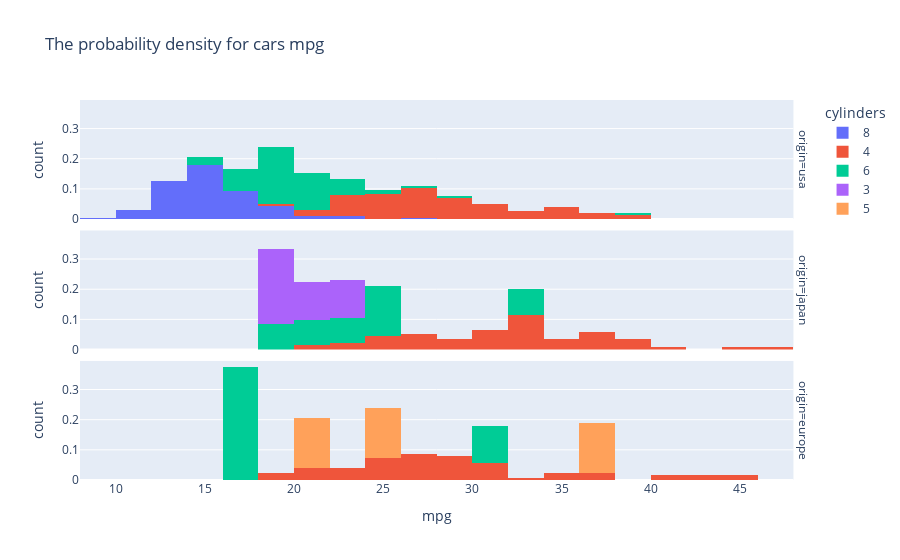

Notebook source saved alongside this figure:
### Markdown cell above
Histogram with probability of cars and fuel concumption:

### Code cell
fig_hist_4 = px.histogram(data_frame = data,
             x ='mpg',
             histnorm = 'probability density',
             nbins = 25,
             title = 'The probability density for cars mpg',
             facet_row = 'origin',
             color = 'cylinders')
fig_hist_4.show()

### Figure 1 — Plotly figure (JSON) as saved in the notebook; plotly's stock layout.template omitted (floating-point values rounded to 4 significant figures)
{"data": [{"alignmentgroup": "True", "bingroup": "x", "histnorm": "probability density", "hovertemplate": "cylinders=8<br>origin=usa<br>mpg=%{x}<br>count=%{y}<extra></extra>", "legendgroup": "8", "marker": {"color": "#636efa"}, "name": "8", "nbinsx": 25, "offsetgroup": "8", "orientation": "v", "showlegend": true, "type": "histogram", "x": [18, 15, 18, 16, 17, 15, 14, 14, 14, 15, 15, 14, 15, 14, 10, 10, 11, 9, 14, 14, 14, 14, 12, 13, 13, 13, 14, 15, 14, 17, 11, 13, 12, 13, 15, 13, 13, 14, 13, 14, 13, 14, 15, 12, 13, 13, 14, 13, 12, 13, 11, 12, 13, 12, 15, 16, 15, 11, 16, 13, 14, 14, 14, 16, 15, 16, 14, 20, 13, 17.5, 16, 15.5, 14.5, 13, 16.5, 13, 13, 13, 17.5, 17, 15.5, 15, 16, 15.5, 15.5, 16, 19.9, 19.4, 20.2, 19.2, 18.1, 17.5, 17, 17.6, 16.5, 18.2, 16.9, 15.5, 19.2, 18.5, 23, 23.9, 26.6], "xaxis": "x3", "yaxis": "y3"}, {"alignmentgroup": "True", "bingroup": "x", "histnorm": "probability density", "hovertemplate": "cylinders=4<br>origin=usa<br>mpg=%{x}<br>count=%{y}<extra></extra>", "legendgroup": "4", "marker": {"color": "#EF553B"}, "name": "4", "nbinsx": 25, "offsetgroup": "4", "orientation": "v", "showlegend": true, "type": "histogram", "x": [28, 25, 22, 23, 26, 25, 20, 21, 22, 28, 21, 19, 26, 25, 28, 23, 23, 25, 26, 29, 24.5, 26.5, 30, 25.5, 24.5, 25.5, 30.5, 33.5, 36.1, 25.1, 30, 30.9, 23.2, 23.8, 22.3, 35.7, 27.4, 34.2, 34.5, 28.4, 33.5, 32.1, 28, 26.4, 24.3, 27.9, 23.6, 27.2, 26.6, 25.8, 30, 39, 34.7, 34.4, 29.9, 28, 27, 34, 31, 29, 27, 24, 23, 38, 36, 26, 36, 27, 27, 32, 28, 31], "xaxis": "x3", "yaxis": "y3"}, {"alignmentgroup": "True", "bingroup": "x", "histnorm": "probability density", "hovertemplate": "cylinders=4<br>origin=japan<br>mpg=%{x}<br>count=%{y}<extra></extra>", "legendgroup": "4", "marker": {"color": "#EF553B"}, "name": "4", "nbinsx": 25, "offsetgroup": "4", "orientation": "v", "showlegend": false, "type": "histogram", "x": [24, 27, 27, 25, 31, 35, 24, 28, 23, 27, 20, 22, 31, 32, 31, 32, 24, 26, 29, 24, 24, 33, 33, 32, 28, 31.5, 33.5, 26, 30, 32.8, 39.4, 36.1, 27.5, 27.2, 21.1, 23.9, 29.5, 34.1, 31.8, 38.1, 37.2, 29.8, 31.3, 37, 32.2, 46.6, 40.8, 44.6, 33.8, 32.4, 39.1, 35.1, 32.3, 37, 37.7, 34.1, 33.7, 32.4, 32.9, 31.6, 37, 31, 36, 36, 34, 38, 32, 38, 32], "xaxis": "x2", "yaxis": "y2"}, {"alignmentgroup": "True", "bingroup": "x", "histnorm": "probability density", "hovertemplate": "cylinders=4<br>origin=europe<br>mpg=%{x}<br>count=%{y}<extra></extra>", "legendgroup": "4", "marker": {"color": "#EF553B"}, "name": "4", "nbinsx": 25, "offsetgroup": "4", "orientation": "v", "showlegend": false, "type": "histogram", "x": [26, 25, 24, 25, 26, 28, 30, 30, 27, 23, 18, 22, 21, 26, 26, 26, 29, 24, 20, 19, 24, 29, 26, 26, 24, 26, 31, 25, 29, 23, 23, 22, 25, 28, 25, 27, 29, 29.5, 20, 19, 36, 29, 30.5, 21.5, 43.1, 21.6, 31.5, 31.9, 27.2, 37.3, 41.5, 34.3, 44.3, 43.4, 30, 40.9, 29.8, 35, 33, 34.5, 28.1, 36, 44], "xaxis": "x", "yaxis": "y"}, {"alignmentgroup": "True", "bingroup": "x", "histnorm": "probability density", "hovertemplate": "cylinders=6<br>origin=usa<br>mpg=%{x}<br>count=%{y}<extra></extra>", "legendgroup": "6", "marker": {"color": "#00cc96"}, "name": "6", "nbinsx": 25, "offsetgroup": "6", "orientation": "v", "showlegend": true, "type": "histogram", "x": [22, 18, 21, 21, 19, 16, 17, 19, 18, 18, 19, 18, 18, 16, 18, 18, 23, 18, 21, 20, 21, 19, 15, 16, 16, 18, 19, 18, 15, 15, 17, 16, 15, 18, 21, 20, 18, 19, 22, 22, 24, 22.5, 20, 18, 18.5, 17.5, 17.5, 20.5, 19, 18.5, 19.2, 20.5, 20.2, 20.5, 19.4, 20.6, 20.8, 18.6, 18.1, 17.7, 21.5, 19.8, 20.2, 20.6, 28.8, 26.8, 19.1, 23.5, 22.4, 20.2, 17.6, 25, 38, 22], "xaxis": "x3", "yaxis": "y3"}, {"alignmentgroup": "True", "bingroup": "x", "histnorm": "probability density", "hovertemplate": "cylinders=6<br>origin=japan<br>mpg=%{x}<br>count=%{y}<extra></extra>", "legendgroup": "6", "marker": {"color": "#00cc96"}, "name": "6", "nbinsx": 25, "offsetgroup": "6", "orientation": "v", "showlegend": false, "type": "histogram", "x": [20, 19, 22, 32.7, 25.4, 24.2], "xaxis": "x2", "yaxis": "y2"}, {"alignmentgroup": "True", "bingroup": "x", "histnorm": "probability density", "hovertemplate": "cylinders=6<br>origin=europe<br>mpg=%{x}<br>count=%{y}<extra></extra>", "legendgroup": "6", "marker": {"color": "#00cc96"}, "name": "6", "nbinsx": 25, "offsetgroup": "6", "orientation": "v", "showlegend": false, "type": "histogram", "x": [16.5, 17, 16.2, 30.7], "xaxis": "x", "yaxis": "y"}, {"alignmentgroup": "True", "bingroup": "x", "histnorm": "probability density", "hovertemplate": "cylinders=3<br>origin=japan<br>mpg=%{x}<br>count=%{y}<extra></extra>", "legendgroup": "3", "marker": {"color": "#ab63fa"}, "name": "3", "nbinsx": 25, "offsetgroup": "3", "orientation": "v", "showlegend": true, "type": "histogram", "x": [19, 18, 21.5, 23.7], "xaxis": "x2", "yaxis": "y2"}, {"alignmentgroup": "True", "bingroup": "x", "histnorm": "probability density", "hovertemplate": "cylinders=5<br>origin=europe<br>mpg=%{x}<br>count=%{y}<extra></extra>", "legendgroup": "5", "marker": {"color": "#FFA15A"}, "name": "5", "nbinsx": 25, "offsetgroup": "5", "orientation": "v", "showlegend": true, "type": "histogram", "x": [20.3, 25.4, 36.4], "xaxis": "x", "yaxis": "y"}], "layout": {"annotations": [{"font": {}, "showarrow": false, "text": "origin=europe", "textangle": 90, "x": 0.98, "xanchor": "left", "xref": "paper", "y": 0.1567, "yanchor": "middle", "yref": "paper"}, {"font": {}, "showarrow": false, "text": "origin=japan", "textangle": 90, "x": 0.98, "xanchor": "left", "xref": "paper", "y": 0.5, "yanchor": "middle", "yref": "paper"}, {"font": {}, "showarrow": false, "text": "origin=usa", "textangle": 90, "x": 0.98, "xanchor": "left", "xref": "paper", "y": 0.8433, "yanchor": "middle", "yref": "paper"}], "barmode": "relative", "legend": {"title": {"text": "cylinders"}, "tracegroupgap": 0}, "title": {"text": "The probability density for cars mpg"}, "xaxis": {"anchor": "y", "domain": [0, 0.98], "title": {"text": "mpg"}}, "xaxis2": {"anchor": "y2", "domain": [0, 0.98], "matches": "x", "showticklabels": false}, "xaxis3": {"anchor": "y3", "domain": [0, 0.98], "matches": "x", "showticklabels": false}, "yaxis": {"anchor": "x", "domain": [0, 0.3133], "title": {"text": "count"}}, "yaxis2": {"anchor": "x2", "domain": [0.3433, 0.6567], "matches": "y", "title": {"text": "count"}}, "yaxis3": {"anchor": "x3", "domain": [0.6867, 1.0], "matches": "y", "title": {"text": "count"}}}}
